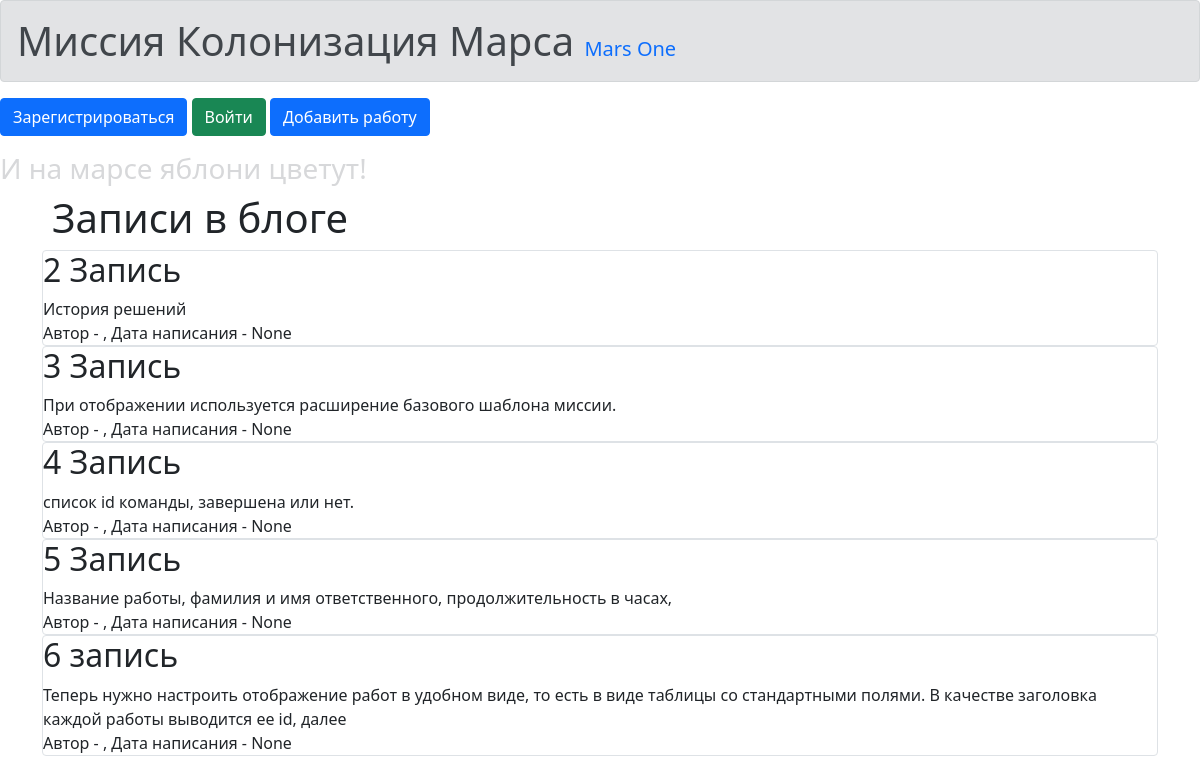
The page / on the database its author committed.
### data/news.py (models this page shows, shortened)
class News(SqlAlchemyBase, UserMixin):
    __tablename__ = 'news'
    id = sqlalchemy.Column(sqlalchemy.Integer,
                           primary_key=True, autoincrement=True)
    title = sqlalchemy.Column(sqlalchemy.String, nullable=True)
    content = sqlalchemy.Column(sqlalchemy.String, nullable=True)
    created_date = sqlalchemy.Column(sqlalchemy.DateTime,
                                     default=datetime.datetime.now)
    is_private = sqlalchemy.Column(sqlalchemy.Boolean, default=True)
    user_id = sqlalchemy.Column(sqlalchemy.Integer,
                                sqlalchemy.ForeignKey("users.id"))
    user = orm.relationship('User')

### main.py (the view)
@app.route("/")
def index():
    news = db_sess.query(News).all()
    return render_template("index.html", news=news)

### templates/index.html
{% extends "base.html" %}
{% block content %}
<h1>Записи в блоге</h1>
{% for item in news%}
<div class="col-md6 border rounded">
    <h2>{{item.title}}</h2>
    <div>
        {{item.content}}
    </div>
    <div>
        Автор - {{item.user.name}}, Дата написания - {{item.created_date}}
    </div>
</div>
{% endfor %}
{% endblock %}

### static/css/styles.css (style rules this page uses)
h1 { size: 60px; padding-left: 10px; }
h2 { size: 20px; }

### rows shown on the page
News: title "2 Запись", content "История решений", created_date "None"
News: title "3 Запись", content "При отображении используется расширение базового шаблона миссии.", created_date "None"
News: title "4 Запись", content "список id команды, завершена или нет.", created_date "None"
News: title "5 Запись", content "Название работы, фамилия и имя ответственного, продолжительность в часах,", created_date "None"
News: title "6 запись", content "Теперь нужно настроить отображение работ в удобном виде, то есть в виде таблицы со стандартными полями. В качестве заголовка каждой работы выводится ее id, далее", created_date "None"
